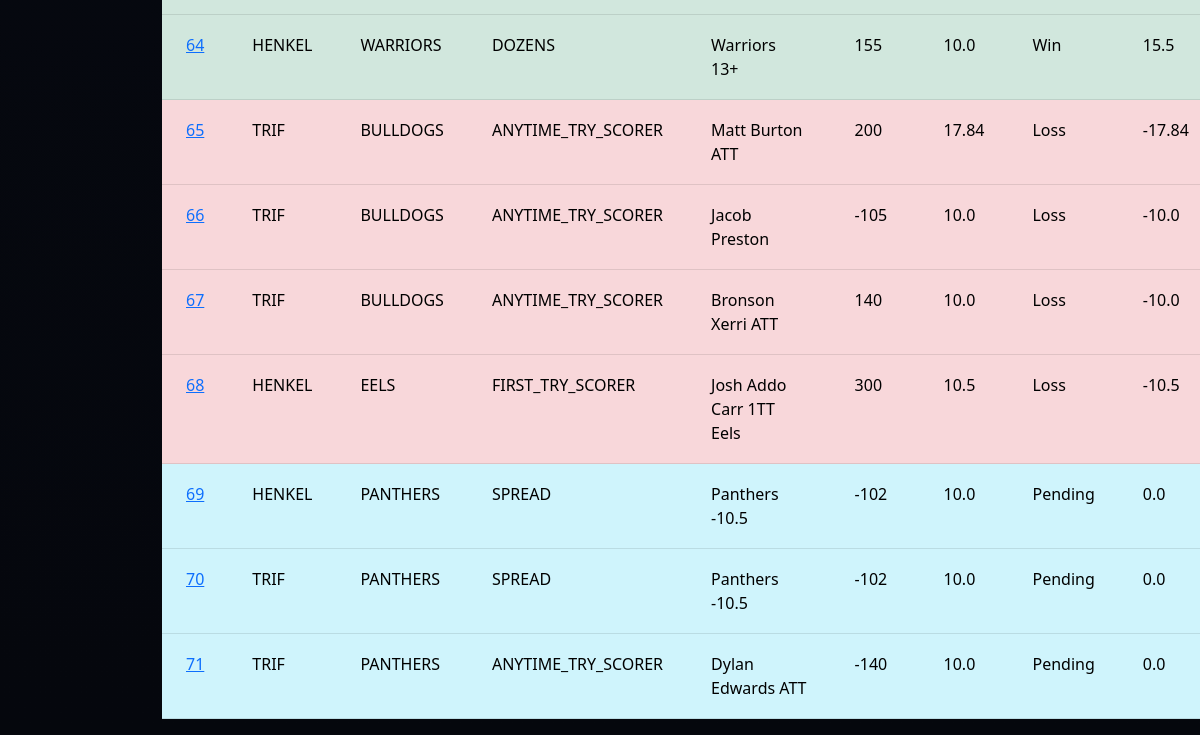
The app's page /transactions (lower part), older data.
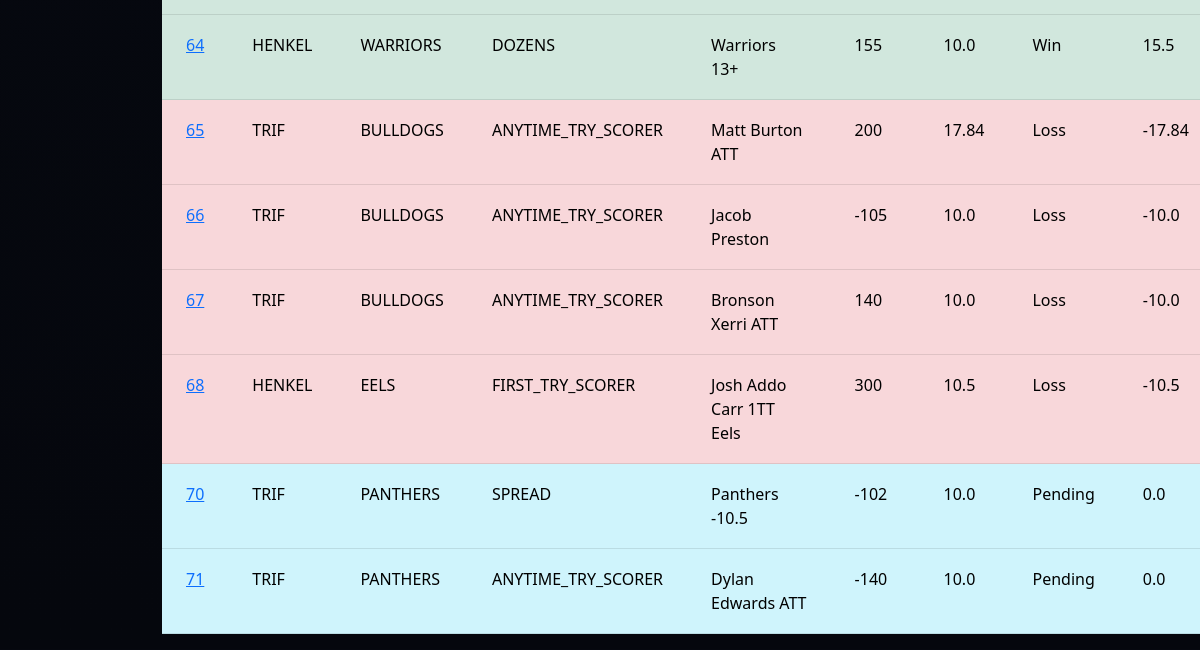
The same page, newer data.
### tables this page shows
CREATE TABLE Transactions (
                            ID INTEGER PRIMARY KEY AUTOINCREMENT,
                            PlayerID INTEGER,
                            Team TEXT,
                            BetType TEXT,
                            Description TEXT,
                            Odds INTEGER,
                            AmountBet REAL,
                            Status TEXT,
                            AmountWon REAL,
                            FOREIGN KEY(PlayerID) REFERENCES Players(ID)
                        );

CREATE TABLE Players (
                        ID INTEGER PRIMARY KEY AUTOINCREMENT,
                        Name TEXT,
                        BetsPlaced INTEGER,
                        SuccessRate REAL,
                        Bank REAL
                    );

### app.py (the view)
@app.route("/transactions")
def transactions():
    db = get_db(DB)
    data = db.execute("""
        SELECT Transactions.*, Players.Name
        FROM Transactions
        JOIN Players ON Players.ID = Transactions.PlayerID
    """).fetchall()
    return render_template("transactions.html", transactions=data)

### app.py (called while the page is built)
def get_db(DB):
    try:
        db = sqlite3.connect(DB)
        return db
    except sqlite3.Error as e:
        print(f"Error opening database: {e}")
        return None

### templates/transactions.html (shortened to what this page needs)
{% extends "base.html" %}
{% block content %}
<table class="table transaction-table">
    {% for p in transactions %}
    {% if p[7] == "Win" %}
    <tr class="table-success">
    {% elif p[7] == "Loss" %}
    <tr class="table-danger">
    {% elif p[7] == "Pending" %}
    <tr class="table-info">
    {% else %}
    <tr class="table-primary">
    {% endif %}
        <td>
            <a href="{{ url_for('player', id=p[0]) }}">
                {{ p[0] }}
            </a>
        </td>
        <td>{{ p[9] }}</td>
        <td>{{ p[2] }}</td>
        <td>{{ p[3] }}</td>
        <td>{{ p[4] }}</td>
        <td>{{ p[5] }}</td>
        <td>{{ p[6] }}</td>
        <td>{{ p[7] }}</td>
        <td>{{ p[8] }}</td>
    </tr>
    {% endfor %}
</table>
{% endblock %}

Row changes from the older to the newer data that the page shows:
removed Transactions: ID "69", Name "HENKEL", Team "PANTHERS", BetType "SPREAD", Description "Panthers -10.5", Odds "-102", AmountBet "10.0", Status "Pending", AmountWon "0.0"
